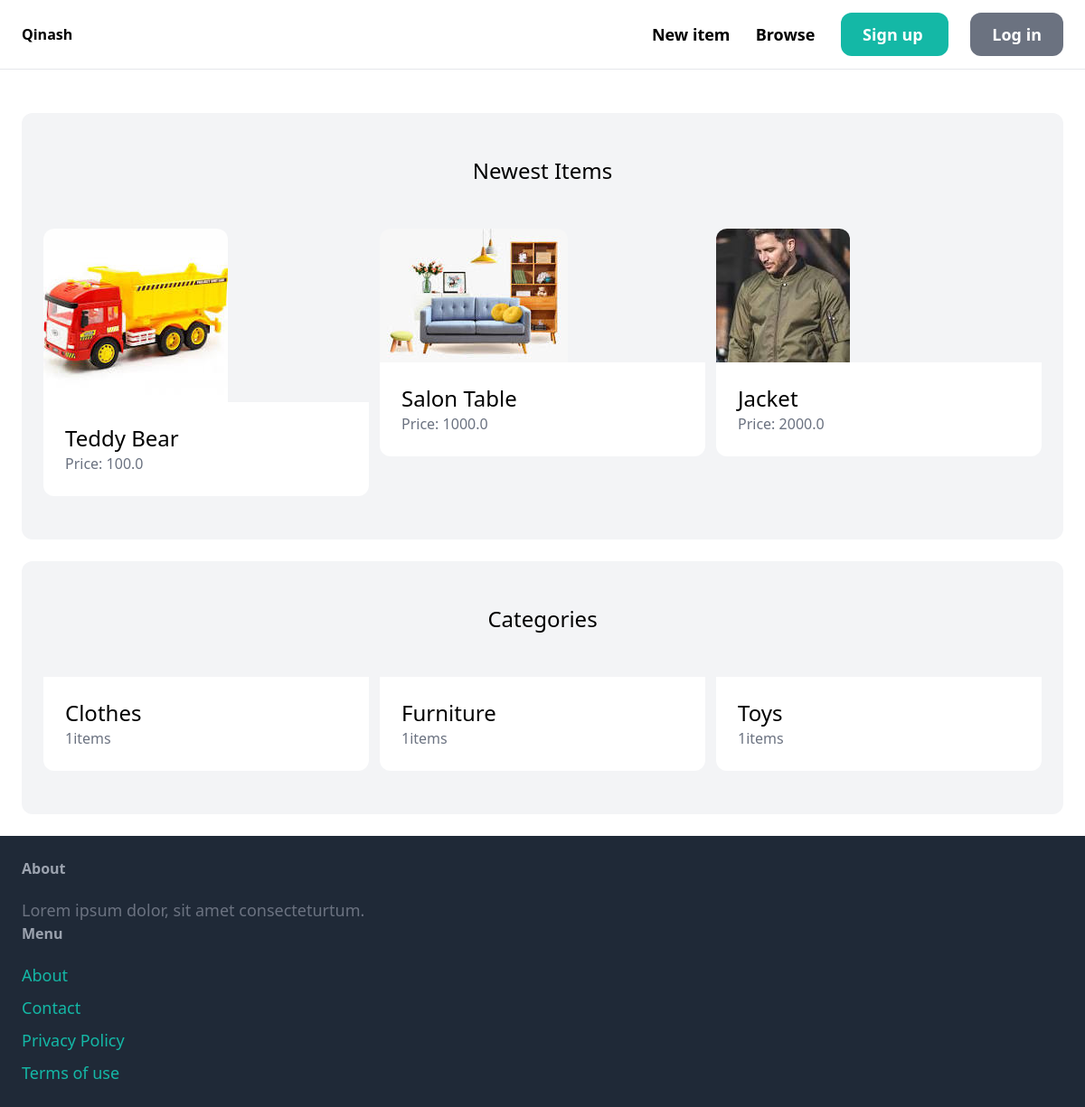
The app's page /, older data.
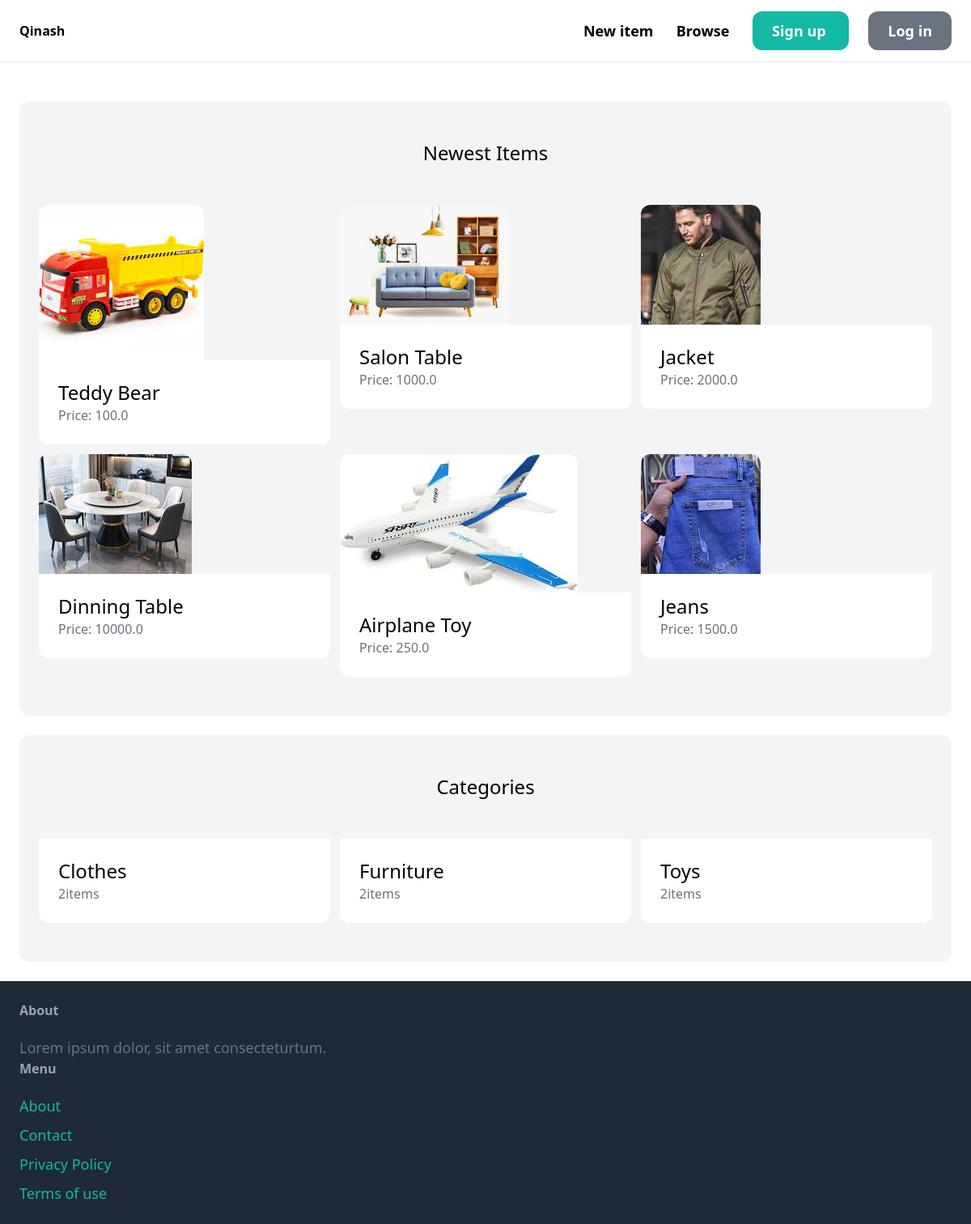
The same page, newer data.
### item/models.py (models this page shows, shortened)
class Item(models.Model):
    category=models.ForeignKey(Category, related_name='items', on_delete=models.CASCADE)
    name=models.CharField(max_length=255)
    description=models.TextField(blank=True, null=True)
    price=models.FloatField()
    image = models.ImageField(upload_to='item_images', blank=True, null=True)
    is_sold=models.BooleanField(default=False)
    created_by=models.ForeignKey(User, related_name='items', on_delete=models.CASCADE)
    created_at=models.DateTimeField(auto_now_add=True)

class Category(models.Model):
    name=models.CharField(max_length=255)
    class Meta:
        ordering=('name',)
        verbose_name_plural = "Categories"

### core/views.py (the view)
# urls.py: path('', views.index, name='index'),
def index(request):
    items=Item.objects.filter(is_sold=False)[0:6]
    categories=Category.objects.all()
    return render(request, 'core/index.html', {
        'categories':categories,
        'items':items,
        })

### core/templates/core/index.html (shortened to what this page needs)
{%extends 'core/base.html'%}
{%block content%}
<div class="mt-6 px-6 py-12 bg-gray-100 rounded-xl">
    <h2 class="mb-12 text-2xl text-center"> Newest Items </h2>
    <div class="grid grid-cols-3 gap-3">
        {% for item in items %}
            <div>
                <a href="{% url 'item:detail' item.id %}">
                    <div>
                        <img src="{{ item.image.url }}" class="rounded-t-xl">
                    </div>
                    <div class="p-6 bg-white rounded-b-xl">
                        <h2 class="text-2xl">{{ item.name }}</h2>
                        <p class="text-gray-500">Price: {{ item.price }}</p>
                    </div>
                </a>
            </div>
        {% endfor %}
    </div>
</div>
<div class="mt-6 px-6 py-12 bg-gray-100 rounded-xl">
    <h2 class="mb-12 text-2xl text-center"> Categories </h2>
    <div class="grid grid-cols-3 gap-3">
        {% for category in categories %}
            <div>
                <a href="#">
                    <div class="p-6 bg-white rounded-b-xl">
                        <h2 class="text-2xl">{{ category.name }}</h2>
                        <p class="text-gray-500">{{ category.items.count }}items</p>
                    </div>
                </a>
            </div>
        {% endfor %}
    </div>
</div>
{%endblock%}

### core/templates/core/base.html (shortened to what this page needs)
<!doctype html>
<html>
    <head>
        <script src="https://cdn.tailwindcss.com"></script>
    </head>
    <body>
        <nav class="px-6 py-6 flex justify-between items-center border-b border-gray-200">
            <a href="/" class="text-x1 font-semibold">Qinash</a>
            <div class="space-x-6">
                <a href="{% url 'item:new' %}" class="text-lg font-semibold hover:text-gray-500">New item</a>
                <a href="{% url 'item:items'%}" class="text-lg font-semibold hover:text-gray-500"> Browse </a>
                {% if request.user.is_authenticated %}
                    <a href="{% url 'conversation:inbox' %}" class="px-6 py-3 text-lg font-semibold bg-teal-500 text-white rounded-xl hover:bg-teal-700"> Inbox </a>
                    <a href="{% url 'dashboard:index' %}" class="px-6 py-3 text-lg font-semibold bg-gray-500 text-white rounded-xl hover:bg-gray-700"> Dashboard </a>
                {%else%}
                    <a href="{% url 'core:signup' %}" class="px-6 py-3 text-lg font-semibold bg-teal-500 text-white rounded-xl hover:bg-teal-700"> Sign up </a>
                    <a href="{% url 'core:login'%}" class="px-6 py-3 text-lg font-semibold bg-gray-500 text-white rounded-xl hover:bg-gray-700"> Log in </a>
                {%endif%}
            </div>
        </nav>
        <div class="px-6 py-6">
            {%block content%}
            {%endblock%}
        </div>
        <footer class="px-6 py-6 justify-between bg-gray-800">
            <div class="w-2/3 pr-10">
                <h3 class="mb-5 font-semibold text-gray-400">About</h3>
                <p class="text-lg text-gray-500">Lorem ipsum dolor, sit amet consecteturtum.</p>
            </div>
            <div class="w-1/3">
                <h3 class="mb-5 font-semibold text-gray-400">Menu</h3>
                <ul class="space-y-2">
                    <li><a href="#" class="text-lg text-teal-500 hover:text-teal-700">About</a></li>
                    <li><a href="{% url 'core:contact' %}" class="text-lg text-teal-500 hover:text-teal-700">Contact</a></li>
                    <li><a href="#" class="text-lg text-teal-500 hover:text-teal-700">Privacy Policy</a></li>
                    <li><a href="#" class="text-lg text-teal-500 hover:text-teal-700">Terms of use</a></li>
                </ul>
            </div>
        </footer>
    </body>
</html>

Row changes from the older to the newer data that the page shows:
added Item: image (picture), name "Dinning Table", price "10000.0"
added Item: image (picture), name "Airplane Toy", price "250.0"
added Item: image (picture), name "Jeans", price "1500.0"
computed for Category "Clothes": items.count "1" → "2"
computed for Category "Furniture": items.count "1" → "2"
computed for Category "Toys": items.count "1" → "2"
